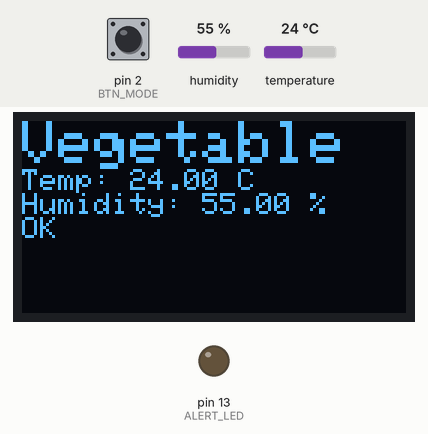
This sketch was run on a simulated Arduino Uno, built with avr-gcc and run on an emulated ATmega328P. Parts: 128×64 one-colour display, output pins drawn as LEDs (lit = HIGH). Inputs (shaded band) come from the test bench; at power-on: humidity 55 %, pin 2 (BTN_MODE) HIGH, temperature 24 °C.

Above: at 1.2 s.
1.3 s: humidity set to 41 %
At 3.3 s:
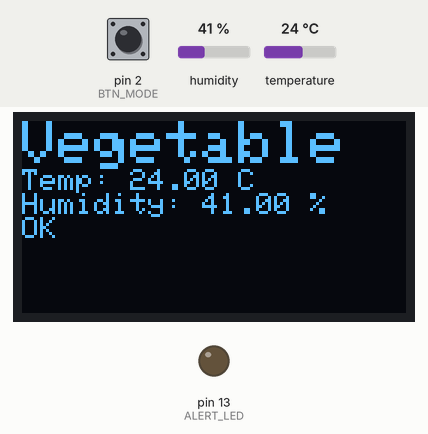
3.7 s: humidity set to 38 %
At 5.1 s:
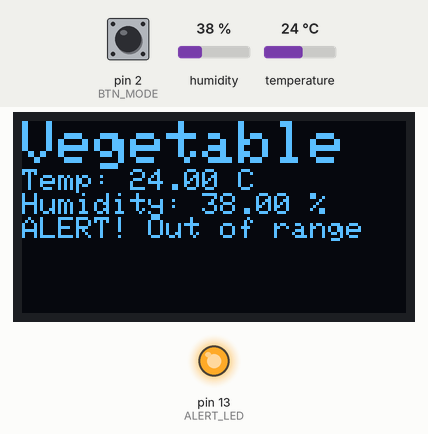
5.9 s: pin 2 (BTN_MODE) pulled LOW for 1 s
At 6.9 s:
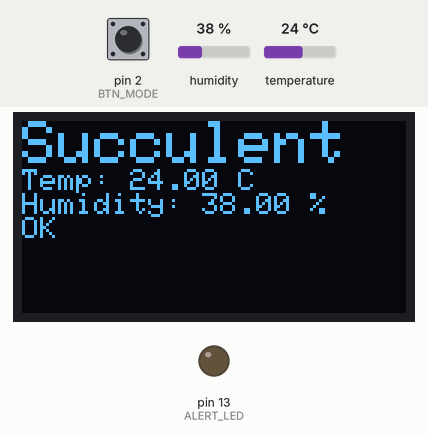
8.4 s: temperature set to 31 °C
At 9.7 s:
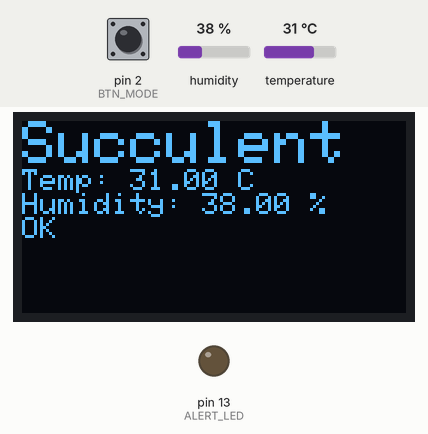
10.2 s: temperature set to 34 °C
At 11.5 s:
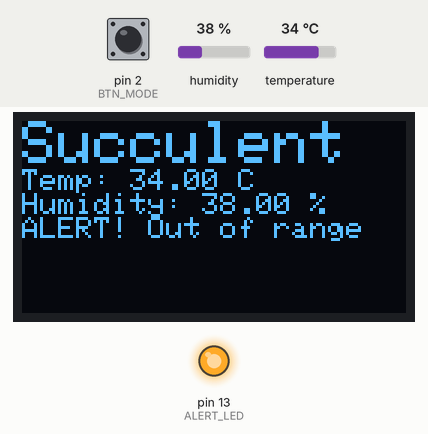
12.4 s: pin 2 (BTN_MODE) pulled LOW for 3.2 s
At 14.2 s:
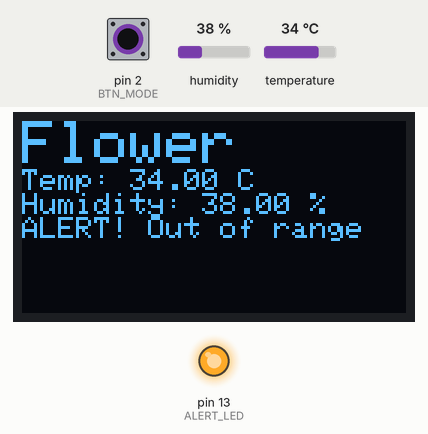
Timing chart, 0 to 15.7 s (numbered marks = the images above; inputs shaded):
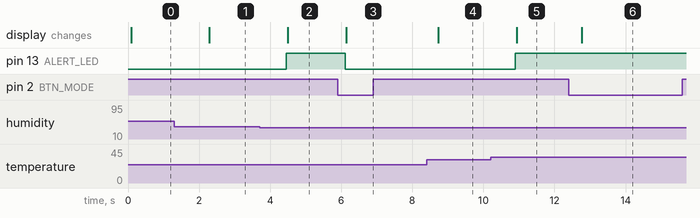

The sketch:

main.ino
```cpp
#include <DHT.h>
#include <Adafruit_SSD1306.h>
#include <Adafruit_GFX.h>

#define SCREEN_WIDTH 128
#define SCREEN_HEIGHT 64

// OLED Screen
Adafruit_SSD1306 display(SCREEN_WIDTH, SCREEN_HEIGHT, &Wire, -1);

// DHT11 Sensor
#define DHTPIN 7
#define DHTTYPE DHT11
DHT dht(DHTPIN, DHTTYPE);

// Button
#define BTN_MODE 2

// LED
#define ALERT_LED 13

// For debounce
unsigned long lastDebounceTime = 0;
bool lastStableState = HIGH;
const unsigned long debounceDelay = 50;

// Plant types
enum PlantType {VEG, SUCC, FLOWER, FRUIT, FERN};
PlantType currentPlant = VEG;


struct PlantRange {
  float tMin, tMax;
  float hMin, hMax;
};

// These are the ranges for the plants minimum/maximum temp and humidity in this order: Veg, succ, flower, fruit, fern
PlantRange ranges[5] = {{18, 26, 40, 70}, {10, 32, 10, 40}, {15, 24, 30, 60}, {20, 28, 40, 80}, {16, 24, 50, 90}};

String names[5] = {"Vegetable", "Succulent", "Flower", "Fruit", "Fern"};


bool debounceButton() {
  static bool lastReading = HIGH;
  bool reading = digitalRead(BTN_MODE);

  // reset debounce timer when reading changes
  if (reading != lastReading) {
    lastDebounceTime = millis();
  }

  // if stable for long enough, accept the button press
  if ((millis() - lastDebounceTime) > debounceDelay) {
    if (reading != lastStableState) {
      lastStableState = reading;

      // register only on press
      if (lastStableState == LOW) {
        lastReading = reading;
        return true;
      }
    }
  }

  lastReading = reading;
  return false;
}

void setup() {
  pinMode(BTN_MODE, INPUT_PULLUP);
  pinMode(ALERT_LED, OUTPUT);

  dht.begin();

  display.begin(SSD1306_SWITCHCAPVCC, 0x3C);
  display.clearDisplay();
  display.setTextColor(WHITE);
}

void loop() {

  // Button pressed, cycle to next plant
  if (debounceButton()) {
    currentPlant = (PlantType)((currentPlant + 1) % 5);
  }

  // read sensor
  float h = dht.readHumidity();
  float t = dht.readTemperature();

  if (isnan(h) || isnan(t)) {
    display.clearDisplay();
    display.setCursor(0, 0);
    display.setTextSize(2);
    display.println("Sensor Err");
    display.display();
    return;
  }

  // Check alert range
  bool alert = (t < ranges[currentPlant].tMin || t > ranges[currentPlant].tMax || h < ranges[currentPlant].hMin || h > ranges[currentPlant].hMax);

  digitalWrite(ALERT_LED, alert ? HIGH : LOW);

  // Update OLED screen
  display.clearDisplay();
  display.setCursor(0, 0);

  display.setTextSize(2);
  display.println(names[currentPlant]);
  display.setTextSize(1);

  display.print("Temp: ");
  display.print(t);
  display.println(" C");

  display.print("Humidity: ");
  display.print(h);
  display.println(" %");

  display.println(alert ? "ALERT! Out of range" : "OK");

  display.display();

  delay(150);
}
```

connectedPartsTest.ino
```cpp

```

Measured:
- the behaviour switches between 40 and 39 % on humidity (found by bisection; images 1 and 2)
- the behaviour switches between 32 and 33 °C on temperature (found by bisection; images 4 and 5)
- after the input at 1.3 s, the display: changes after 0.99 s (image 1)
- after the input at 3.7 s, pin 13 (ALERT_LED): LOW → HIGH after 0.76 s; the display: changes after 0.79 s (image 2)
- after the input at 5.9 s, pin 13 (ALERT_LED): HIGH → LOW after 0.21 s; the display: changes after 0.24 s (image 3)
- after the input at 8.4 s, the display: changes after 0.33 s (image 4)
- after the input at 10.2 s, pin 13 (ALERT_LED): LOW → HIGH after 0.70 s; the display: changes after 0.74 s (image 5)
- after the input at 12.4 s, the display: changes after 0.37 s (image 6)
